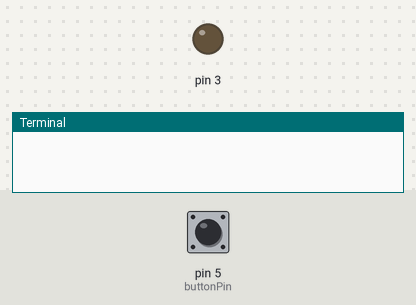
This program was run on a simulated Raspberry Pi (header pin numbers). Shown: output pins drawn as LEDs (lit = HIGH), the last lines printed to the terminal. The inputs (shaded band) are chosen by the test bench; at power-on: pin 5 (buttonPin) HIGH.

Above: at 1.2 s.
1.3 s: pin 5 (buttonPin) pulled LOW for 0.15 s
2.9 s: pin 5 (buttonPin) pulsed LOW 5 times (0.12 s each, 0.3 s apart)
At 3.56 s:
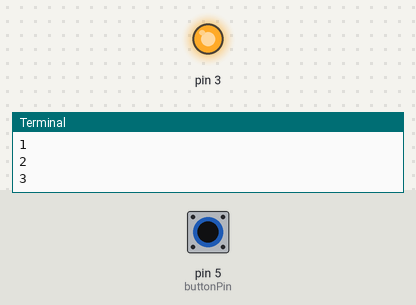
Timing chart, 0 to 5.9 s (numbered marks = the images above; inputs shaded):
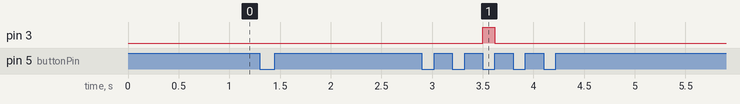

Measured:
- after the input at 2.9 s, pin 3: LOW → HIGH after 0.60 s, → LOW 0.12 s later

The program:

assign2.py
```python
import RPi.GPIO as GPIO
import time
buttonPin=5
GPIO.setwarnings(False)
GPIO.setmode(GPIO.BOARD)
GPIO.setup(buttonPin,GPIO.IN)
GPIO.setup(3,GPIO.OUT)
count=0
GPIO.output(3,GPIO.LOW)
while True:
    for i in range(3):

        if GPIO.input(buttonPin)==0:
            print(count)
            if count == 3 :
                GPIO.output(3,GPIO.HIGH)
            while True:
                if GPIO.input(buttonPin)==1:
                    if count == 3 :
                        GPIO.output(3,GPIO.LOW)
                        count =0
                    else:
                        count = count + 1
                    break
```
